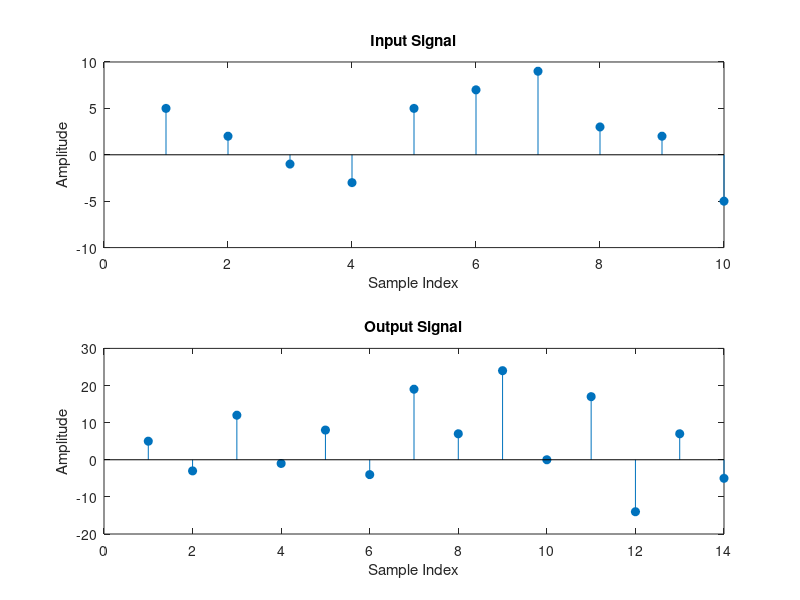

This chart was generated by the following MATLAB code: (Note: this script raises an error after producing the figure.)
% FIR filter coefficients
b = [1, -1, 3, -1, 1];

% Input signal sequence
x = [5, 2, -1, -3, 5, 7, 9, 3, 2, -5];

% Calculating the output of the FIR filter using conv command
y = conv(x, b);


figure;

% Plotting the input signal in the upper image
subplot(2, 1, 1);
stem(x, 'filled');
title('Input Signal');
xlabel('Sample Index');
ylabel('Amplitude');

% Plotting the output signal in the lower image
subplot(2, 1, 2);
stem(y, 'filled');
title('Output Signal');
xlabel('Sample Index');
ylabel('Amplitude');


sgtitle('FIR Filter Input and Output');